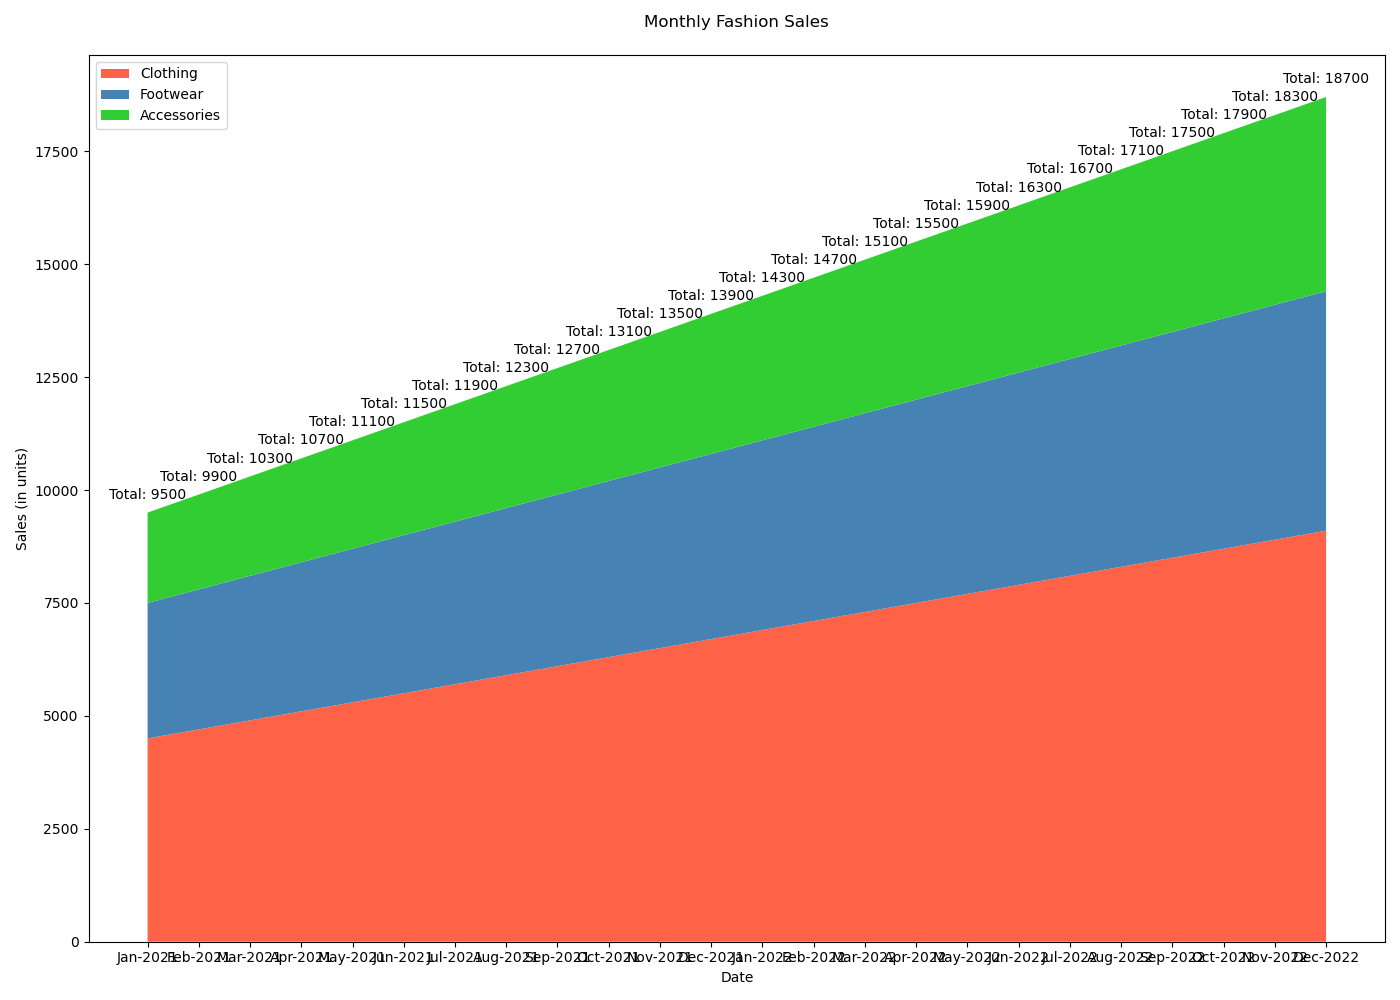

This figure's Python source:

import matplotlib.pyplot as plt
import pandas as pd

data = {
    'Date': ['Jan-2021', 'Feb-2021', 'Mar-2021', 'Apr-2021', 'May-2021', 'Jun-2021', 'Jul-2021', 'Aug-2021', 'Sep-2021', 'Oct-2021', 
             'Nov-2021', 'Dec-2021', 'Jan-2022', 'Feb-2022', 'Mar-2022', 'Apr-2022', 'May-2022', 'Jun-2022', 'Jul-2022', 'Aug-2022', 
             'Sep-2022', 'Oct-2022', 'Nov-2022', 'Dec-2022'],
    'Clothing': [4500, 4700, 4900, 5100, 5300, 5500, 5700, 5900, 6100, 6300, 
                 6500, 6700, 6900, 7100, 7300, 7500, 7700, 7900, 8100, 8300, 
                 8500, 8700, 8900, 9100],
    'Footwear': [3000, 3100, 3200, 3300, 3400, 3500, 3600, 3700, 3800, 3900, 
                 4000, 4100, 4200, 4300, 4400, 4500, 4600, 4700, 4800, 4900, 
                 5000, 5100, 5200, 5300],
    'Accessories': [2000, 2100, 2200, 2300, 2400, 2500, 2600, 2700, 2800, 2900, 
                    3000, 3100, 3200, 3300, 3400, 3500, 3600, 3700, 3800, 3900, 
                    4000, 4100, 4200, 4300]
}

df = pd.DataFrame(data)

fig, ax = plt.subplots(figsize=(14, 10))
ax.stackplot(df['Date'], df['Clothing'], df['Footwear'], df['Accessories'],
             labels=['Clothing', 'Footwear', 'Accessories'],
             colors=['#FF6347', '#4682B4', '#32CD32'])

plt.title('Monthly Fashion Sales', pad=20)
plt.xlabel('Date')
plt.ylabel('Sales (in units)')
plt.legend(loc='upper left')

for i, (date, clothing, footwear, accessories) in enumerate(zip(df['Date'], df['Clothing'], df['Footwear'], df['Accessories'])):
    total_sales = clothing + footwear + accessories
    ax.annotate(f'Total: {total_sales}', (date, total_sales), textcoords="offset points", xytext=(0,10), ha='center')

plt.tight_layout()
plt.show()
